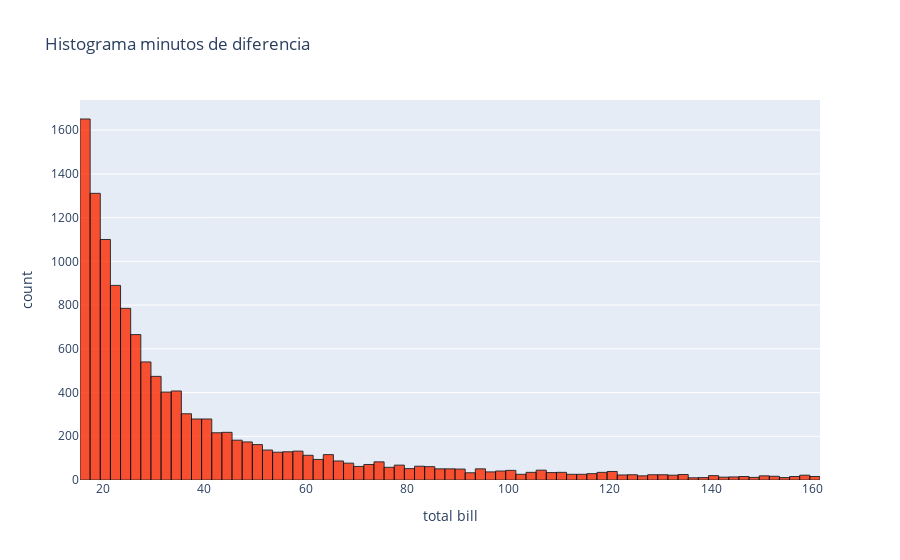

Source (notebook cell):
### Markdown cell above
#### Vamos a verificar distribución de la variable Minutos de diferencia entre la programación del vuelo y la salida de este. observamos que la data se encuentra cargada a la izquierda con valores negativos, lo que nos dice que existen algunos vuelos que salen antes de lo programado. Para nuestro ejemplo nos centraremos en analizar los datos que presentan atrasos ya que es la variable que intentaremos predecir posteriormente.

### Code cell
atrasos = datos[datos['atraso_15']==1] #filtro para ver histograma solo de vuelos con atrasos


fig = px.histogram(atrasos
                   , x="dif_min"
                   ,title='Histograma minutos de diferencia'
                   ,labels={'dif_min':'total bill'}
                   ,opacity=0.8
                   ,color_discrete_sequence=['#FF2800'] )

fig.update_traces(marker_line_width = 1
                  ,marker_line_color = 'black')
fig.show()

### Figure 1 — Plotly figure (JSON) as saved in the notebook; plotly's stock layout.template omitted (floating-point values rounded to 4 significant figures; data arrays with more than 128 entries replaced by an {"elided": "..."} marker saying what was removed)
{"data": [{"alignmentgroup": "True", "bingroup": "x", "hovertemplate": "total bill=%{x}<br>count=%{y}<extra></extra>", "legendgroup": "", "marker": {"color": "#FF2800", "line": {"color": "black", "width": 1}, "opacity": 0.8, "pattern": {"shape": ""}}, "name": "", "offsetgroup": "", "orientation": "v", "showlegend": false, "type": "histogram", "x": {"elided": "12614 int values"}, "xaxis": "x", "yaxis": "y"}], "layout": {"barmode": "relative", "legend": {"tracegroupgap": 0}, "title": {"text": "Histograma minutos de diferencia"}, "xaxis": {"anchor": "y", "domain": [0, 1], "title": {"text": "total bill"}}, "yaxis": {"anchor": "x", "domain": [0, 1], "title": {"text": "count"}}}}
